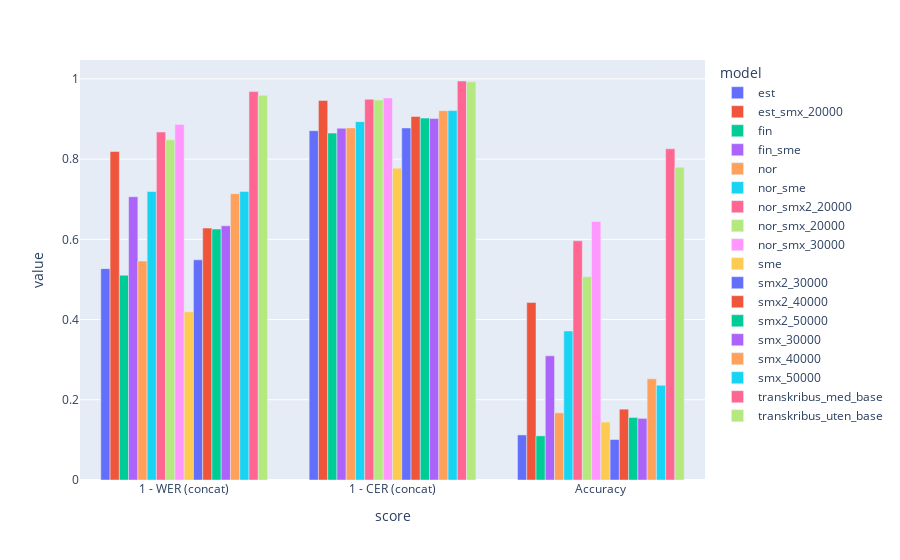

Notebook code cell kept with this figure:
### Code cell
score_df = dfs_to_score_df(dfs)
score_df = score_df[score_df.score.apply(lambda x: "Mean" not in x)] # uncomment to include mean scores as well
# score_df = score_df[score_df.model.apply(lambda x: "smx" not in x)]  # uncomment to exclude our models
# score_df = score_df[score_df.model.apply(lambda x: len(x.split("_")) >= 3)] # uncomment to exclude base and giellatekno models
# score_df = score_df[score_df.model.apply(lambda x: "sme" not in x)] # uncomment to exclude giellatekno models
# score_df = score_df[score_df.model.apply(lambda x: "fin" not in x)] # uncomment to exclude finnish base model

# score_df = score_df[score_df.model.apply(lambda x: "_" in x or "sme" in x)] # uncomment to exclude base models
# score_df = score_df[score_df.model.apply(lambda x: len(x.split("_")) == 2)] # uncomment to exclude model with bases

# score_df = score_df[score_df.model.apply(lambda x: x.split("_")[-1] in ("25000", "40000") or not x.split("_")[-1].isnumeric())] # uncomment to exclude smaller models

# score_df = score_df[score_df.model.apply(lambda x: "transkribus" not in x)] # uncomment to exclude transkribus models
score_df.sort_values("model").plot.bar(x='score', y='value', color='model', barmode="group")

### Figure 1 — Plotly figure (JSON) as saved in the notebook; plotly's stock layout.template omitted (floating-point values rounded to 4 significant figures)
{"data": [{"alignmentgroup": "True", "hovertemplate": "model=est<br>score=%{x}<br>value=%{y}<extra></extra>", "legendgroup": "est", "marker": {"color": "#636efa", "pattern": {"shape": ""}}, "name": "est", "offsetgroup": "est", "orientation": "v", "showlegend": true, "textposition": "auto", "type": "bar", "x": ["1 - WER (concat)", "1 - CER (concat)", "Accuracy"], "xaxis": "x", "y": [0.5269, 0.8709, 0.1124], "yaxis": "y"}, {"alignmentgroup": "True", "hovertemplate": "model=est_smx_20000<br>score=%{x}<br>value=%{y}<extra></extra>", "legendgroup": "est_smx_20000", "marker": {"color": "#EF553B", "pattern": {"shape": ""}}, "name": "est_smx_20000", "offsetgroup": "est_smx_20000", "orientation": "v", "showlegend": true, "textposition": "auto", "type": "bar", "x": ["1 - WER (concat)", "1 - CER (concat)", "Accuracy"], "xaxis": "x", "y": [0.819, 0.9464, 0.4427], "yaxis": "y"}, {"alignmentgroup": "True", "hovertemplate": "model=fin<br>score=%{x}<br>value=%{y}<extra></extra>", "legendgroup": "fin", "marker": {"color": "#00cc96", "pattern": {"shape": ""}}, "name": "fin", "offsetgroup": "fin", "orientation": "v", "showlegend": true, "textposition": "auto", "type": "bar", "x": ["1 - WER (concat)", "1 - CER (concat)", "Accuracy"], "xaxis": "x", "y": [0.5106, 0.8649, 0.1101], "yaxis": "y"}, {"alignmentgroup": "True", "hovertemplate": "model=fin_sme<br>score=%{x}<br>value=%{y}<extra></extra>", "legendgroup": "fin_sme", "marker": {"color": "#ab63fa", "pattern": {"shape": ""}}, "name": "fin_sme", "offsetgroup": "fin_sme", "orientation": "v", "showlegend": true, "textposition": "auto", "type": "bar", "x": ["1 - WER (concat)", "1 - CER (concat)", "Accuracy"], "xaxis": "x", "y": [0.7063, 0.877, 0.3096], "yaxis": "y"}, {"alignmentgroup": "True", "hovertemplate": "model=nor<br>score=%{x}<br>value=%{y}<extra></extra>", "legendgroup": "nor", "marker": {"color": "#FFA15A", "pattern": {"shape": ""}}, "name": "nor", "offsetgroup": "nor", "orientation": "v", "showlegend": true, "textposition": "auto", "type": "bar", "x": ["1 - CER (concat)", "1 - WER (concat)", "Accuracy"], "xaxis": "x", "y": [0.8779, 0.5459, 0.1674], "yaxis": "y"}, {"alignmentgroup": "True", "hovertemplate": "model=nor_sme<br>score=%{x}<br>value=%{y}<extra></extra>", "legendgroup": "nor_sme", "marker": {"color": "#19d3f3", "pattern": {"shape": ""}}, "name": "nor_sme", "offsetgroup": "nor_sme", "orientation": "v", "showlegend": true, "textposition": "auto", "type": "bar", "x": ["1 - CER (concat)", "1 - WER (concat)", "Accuracy"], "xaxis": "x", "y": [0.8934, 0.7192, 0.3716], "yaxis": "y"}, {"alignmentgroup": "True", "hovertemplate": "model=nor_smx2_20000<br>score=%{x}<br>value=%{y}<extra></extra>", "legendgroup": "nor_smx2_20000", "marker": {"color": "#FF6692", "pattern": {"shape": ""}}, "name": "nor_smx2_20000", "offsetgroup": "nor_smx2_20000", "orientation": "v", "showlegend": true, "textposition": "auto", "type": "bar", "x": ["1 - CER (concat)", "Accuracy", "1 - WER (concat)"], "xaxis": "x", "y": [0.9493, 0.5963, 0.8676], "yaxis": "y"}, {"alignmentgroup": "True", "hovertemplate": "model=nor_smx_20000<br>score=%{x}<br>value=%{y}<extra></extra>", "legendgroup": "nor_smx_20000", "marker": {"color": "#B6E880", "pattern": {"shape": ""}}, "name": "nor_smx_20000", "offsetgroup": "nor_smx_20000", "orientation": "v", "showlegend": true, "textposition": "auto", "type": "bar", "x": ["1 - WER (concat)", "1 - CER (concat)", "Accuracy"], "xaxis": "x", "y": [0.8483, 0.9475, 0.5069], "yaxis": "y"}, {"alignmentgroup": "True", "hovertemplate": "model=nor_smx_30000<br>score=%{x}<br>value=%{y}<extra></extra>", "legendgroup": "nor_smx_30000", "marker": {"color": "#FF97FF", "pattern": {"shape": ""}}, "name": "nor_smx_30000", "offsetgroup": "nor_smx_30000", "orientation": "v", "showlegend": true, "textposition": "auto", "type": "bar", "x": ["1 - WER (concat)", "1 - CER (concat)", "Accuracy"], "xaxis": "x", "y": [0.8866, 0.9526, 0.6445], "yaxis": "y"}, {"alignmentgroup": "True", "hovertemplate": "model=sme<br>score=%{x}<br>value=%{y}<extra></extra>", "legendgroup": "sme", "marker": {"color": "#FECB52", "pattern": {"shape": ""}}, "name": "sme", "offsetgroup": "sme", "orientation": "v", "showlegend": true, "textposition": "auto", "type": "bar", "x": ["1 - WER (concat)", "1 - CER (concat)", "Accuracy"], "xaxis": "x", "y": [0.4195, 0.7774, 0.1445], "yaxis": "y"}, {"alignmentgroup": "True", "hovertemplate": "model=smx2_30000<br>score=%{x}<br>value=%{y}<extra></extra>", "legendgroup": "smx2_30000", "marker": {"color": "#636efa", "pattern": {"shape": ""}}, "name": "smx2_30000", "offsetgroup": "smx2_30000", "orientation": "v", "showlegend": true, "textposition": "auto", "type": "bar", "x": ["Accuracy", "1 - WER (concat)", "1 - CER (concat)"], "xaxis": "x", "y": [0.1009, 0.5489, 0.8777], "yaxis": "y"}, {"alignmentgroup": "True", "hovertemplate": "model=smx2_40000<br>score=%{x}<br>value=%{y}<extra></extra>", "legendgroup": "smx2_40000", "marker": {"color": "#EF553B", "pattern": {"shape": ""}}, "name": "smx2_40000", "offsetgroup": "smx2_40000", "orientation": "v", "showlegend": true, "textposition": "auto", "type": "bar", "x": ["Accuracy", "1 - CER (concat)", "1 - WER (concat)"], "xaxis": "x", "y": [0.1766, 0.9064, 0.6281], "yaxis": "y"}, {"alignmentgroup": "True", "hovertemplate": "model=smx2_50000<br>score=%{x}<br>value=%{y}<extra></extra>", "legendgroup": "smx2_50000", "marker": {"color": "#00cc96", "pattern": {"shape": ""}}, "name": "smx2_50000", "offsetgroup": "smx2_50000", "orientation": "v", "showlegend": true, "textposition": "auto", "type": "bar", "x": ["1 - WER (concat)", "1 - CER (concat)", "Accuracy"], "xaxis": "x", "y": [0.6257, 0.9023, 0.156], "yaxis": "y"}, {"alignmentgroup": "True", "hovertemplate": "model=smx_30000<br>score=%{x}<br>value=%{y}<extra></extra>", "legendgroup": "smx_30000", "marker": {"color": "#ab63fa", "pattern": {"shape": ""}}, "name": "smx_30000", "offsetgroup": "smx_30000", "orientation": "v", "showlegend": true, "textposition": "auto", "type": "bar", "x": ["1 - WER (concat)", "1 - CER (concat)", "Accuracy"], "xaxis": "x", "y": [0.6337, 0.9011, 0.1537], "yaxis": "y"}, {"alignmentgroup": "True", "hovertemplate": "model=smx_40000<br>score=%{x}<br>value=%{y}<extra></extra>", "legendgroup": "smx_40000", "marker": {"color": "#FFA15A", "pattern": {"shape": ""}}, "name": "smx_40000", "offsetgroup": "smx_40000", "orientation": "v", "showlegend": true, "textposition": "auto", "type": "bar", "x": ["Accuracy", "1 - WER (concat)", "1 - CER (concat)"], "xaxis": "x", "y": [0.2523, 0.7139, 0.9209], "yaxis": "y"}, {"alignmentgroup": "True", "hovertemplate": "model=smx_50000<br>score=%{x}<br>value=%{y}<extra></extra>", "legendgroup": "smx_50000", "marker": {"color": "#19d3f3", "pattern": {"shape": ""}}, "name": "smx_50000", "offsetgroup": "smx_50000", "orientation": "v", "showlegend": true, "textposition": "auto", "type": "bar", "x": ["1 - WER (concat)", "1 - CER (concat)", "Accuracy"], "xaxis": "x", "y": [0.7196, 0.921, 0.2362], "yaxis": "y"}, {"alignmentgroup": "True", "hovertemplate": "model=transkribus_med_base<br>score=%{x}<br>value=%{y}<extra></extra>", "legendgroup": "transkribus_med_base", "marker": {"color": "#FF6692", "pattern": {"shape": ""}}, "name": "transkribus_med_base", "offsetgroup": "transkribus_med_base", "orientation": "v", "showlegend": true, "textposition": "auto", "type": "bar", "x": ["1 - WER (concat)", "1 - CER (concat)", "Accuracy"], "xaxis": "x", "y": [0.9684, 0.9948, 0.8257], "yaxis": "y"}, {"alignmentgroup": "True", "hovertemplate": "model=transkribus_uten_base<br>score=%{x}<br>value=%{y}<extra></extra>", "legendgroup": "transkribus_uten_base", "marker": {"color": "#B6E880", "pattern": {"shape": ""}}, "name": "transkribus_uten_base", "offsetgroup": "transkribus_uten_base", "orientation": "v", "showlegend": true, "textposition": "auto", "type": "bar", "x": ["1 - CER (concat)", "1 - WER (concat)", "Accuracy"], "xaxis": "x", "y": [0.9926, 0.9591, 0.7798], "yaxis": "y"}], "layout": {"barmode": "group", "legend": {"title": {"text": "model"}, "tracegroupgap": 0}, "margin": {"t": 60}, "xaxis": {"anchor": "y", "domain": [0, 1], "title": {"text": "score"}}, "yaxis": {"anchor": "x", "domain": [0, 1], "title": {"text": "value"}}}}
